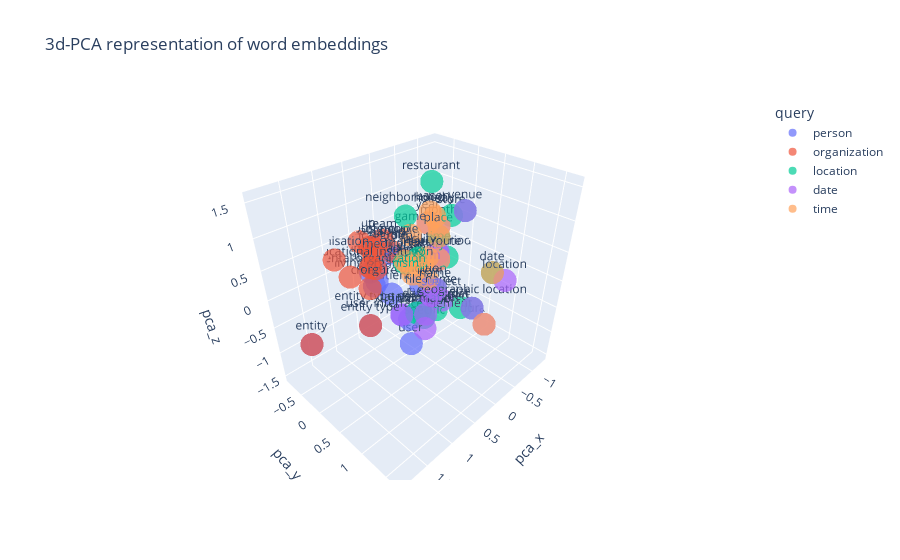

Notebook code cell kept with this figure:
### Code cell
import plotly.express as px
px.scatter_3d(pca_df, x='pca_x', y='pca_y', z='pca_z', color="query", text="word", opacity=0.7, title="3d-PCA representation of word embeddings")

### Figure 1 — Plotly figure (JSON) as saved in the notebook; plotly's stock layout.template omitted (floating-point values rounded to 4 significant figures)
{"data": [{"hovertemplate": "query=person<br>pca_x=%{x}<br>pca_y=%{y}<br>pca_z=%{z}<br>word=%{text}<extra></extra>", "legendgroup": "person", "marker": {"color": "#636efa", "opacity": 0.7, "symbol": "circle"}, "mode": "markers+text", "name": "person", "scene": "scene", "showlegend": true, "text": ["people", "group of people", "entity type", "entity type not specified", "patient group", "patient", "creature", "athlete", "user", "entity", "type", "user interface element", "living organism", "item", "condition"], "type": "scatter3d", "x": [0.05842, 0.2213, 0.9847, 0.4213, 0.2449, 0.1056, 0.5367, 0.3691, 0.514, 1.899, 0.07029, 0.4517, 0.4712, 0.1047, -0.08204], "y": [-0.5308, -0.6873, 0.07308, 0.1439, -0.6435, -0.4433, -0.3416, -0.6341, 0.4462, -0.06582, 0.212, 0.3507, -0.3512, 0.4363, 0.05617], "z": [0.1334, 0.2435, -0.4605, -0.5333, -0.1221, -0.5979, -0.1746, -0.1239, -0.8781, -0.3395, -0.5814, -0.4874, -0.1282, -0.01282, -0.2514]}, {"hovertemplate": "query=organization<br>pca_x=%{x}<br>pca_y=%{y}<br>pca_z=%{z}<br>word=%{text}<extra></extra>", "legendgroup": "organization", "marker": {"color": "#EF553B", "opacity": 0.7, "symbol": "circle"}, "mode": "markers+text", "name": "organization", "scene": "scene", "showlegend": true, "text": ["organisation", "governmental organization", "group", "entity", "social group", "educational institution", "group of people", "government agency", "org", "patient group", "entity type", "team", "religious group", "political group", "age group"], "type": "scatter3d", "x": [0.9334, 0.8003, 0.3843, 1.899, 0.286, 0.5774, 0.2213, 0.3862, 0.7819, 0.2449, 0.9847, 0.06419, 0.3107, 0.2747, -0.1091], "y": [-0.7595, -0.5844, -0.8438, -0.06582, -0.6558, -0.3484, -0.6873, -0.5968, -0.1328, -0.6435, 0.07309, -0.6587, -0.6937, -0.6381, -0.6324], "z": [0.291, 0.003254, 0.3536, -0.3395, 0.2446, 0.1797, 0.2435, -0.004697, 0.006512, -0.1221, -0.4605, 0.3312, 0.2823, 0.1646, 0.05314]}, {"hovertemplate": "query=location<br>pca_x=%{x}<br>pca_y=%{y}<br>pca_z=%{z}<br>word=%{text}<extra></extra>", "legendgroup": "location", "marker": {"color": "#00cc96", "opacity": 0.7, "symbol": "circle"}, "mode": "markers+text", "name": "location", "scene": "scene", "showlegend": true, "text": ["geographic location", "venue", "facility", "route", "store", "data structure", "neighborhood", "place", "restaurant", "date", "data type", "size", "medical facility", "name", "data format"], "type": "scatter3d", "x": [0.1935, -0.01066, 0.2322, -0.09273, -0.3541, 0.354, 0.2032, -0.3227, -0.05056, -0.895, 0.1428, -0.3534, 0.1277, 0.2922, 0.09394], "y": [1.311, 0.9229, 0.3244, 0.5755, 0.4011, 0.4078, 0.03617, 0.198, 0.2926, 0.8311, 0.3517, 0.6687, -0.08461, 0.724, 0.5632], "z": [0.1067, 1.344, 0.4931, 0.4738, 0.9799, -0.3859, 1.037, 0.577, 1.542, -0.04266, -0.6252, -0.5259, 0.1894, 0.1785, -0.3831]}, {"hovertemplate": "query=date<br>pca_x=%{x}<br>pca_y=%{y}<br>pca_z=%{z}<br>word=%{text}<extra></extra>", "legendgroup": "date", "marker": {"color": "#ab63fa", "opacity": 0.7, "symbol": "circle"}, "mode": "markers+text", "name": "date", "scene": "scene", "showlegend": true, "text": ["set", "subject", "location", "year", "file name", "geographic location", "time", "month", "time period", "venue", "entity type not specified", "duration", "name", "specific", "information"], "type": "scatter3d", "x": [-0.4824, -0.3078, 0.06013, -0.9777, 0.2266, 0.1935, -0.7658, -1.081, -0.8835, -0.01066, 0.4213, -1.299, 0.2922, 0.1433, 0.3939], "y": [0.0341, 0.3143, 1.683, -0.6627, 0.5763, 1.311, -0.2111, -0.4929, -0.3005, 0.9229, 0.1439, 0.4956, 0.724, 0.3761, 0.6314], "z": [0.1232, -0.5427, 0.6721, 0.2532, -0.0389, 0.1067, -0.05677, 0.2218, -0.2842, 1.344, -0.5333, -1.521, 0.1785, -0.8377, -0.2656]}, {"hovertemplate": "query=time<br>pca_x=%{x}<br>pca_y=%{y}<br>pca_z=%{z}<br>word=%{text}<extra></extra>", "legendgroup": "time", "marker": {"color": "#FFA15A", "opacity": 0.7, "symbol": "circle"}, "mode": "markers+text", "name": "time", "scene": "scene", "showlegend": true, "text": ["time period", "year", "month", "season", "place", "duration", "date", "money", "term", "course", "task", "legal term", "game", "holiday", "age"], "type": "scatter3d", "x": [-0.8835, -0.9777, -1.081, -1.052, -0.3227, -1.299, -0.895, 0.02306, -0.7153, -0.3849, -0.02603, -0.3622, -0.4156, -0.9015, -0.6025], "y": [-0.3005, -0.6627, -0.4929, -0.6803, 0.198, 0.4956, 0.8311, -0.1828, -0.4125, -0.09958, -0.1372, -0.4141, -0.5116, -0.4312, -0.4211], "z": [-0.2842, 0.2532, 0.2218, 0.4299, 0.577, -1.521, -0.04266, 0.1272, -0.6695, 0.05258, 0.04278, -0.4011, 0.2891, 0.4799, -0.2474]}], "layout": {"legend": {"title": {"text": "query"}, "tracegroupgap": 0}, "scene": {"domain": {"x": [0, 1], "y": [0, 1]}, "xaxis": {"title": {"text": "pca_x"}}, "yaxis": {"title": {"text": "pca_y"}}, "zaxis": {"title": {"text": "pca_z"}}}, "title": {"text": "3d-PCA representation of word embeddings"}}}
